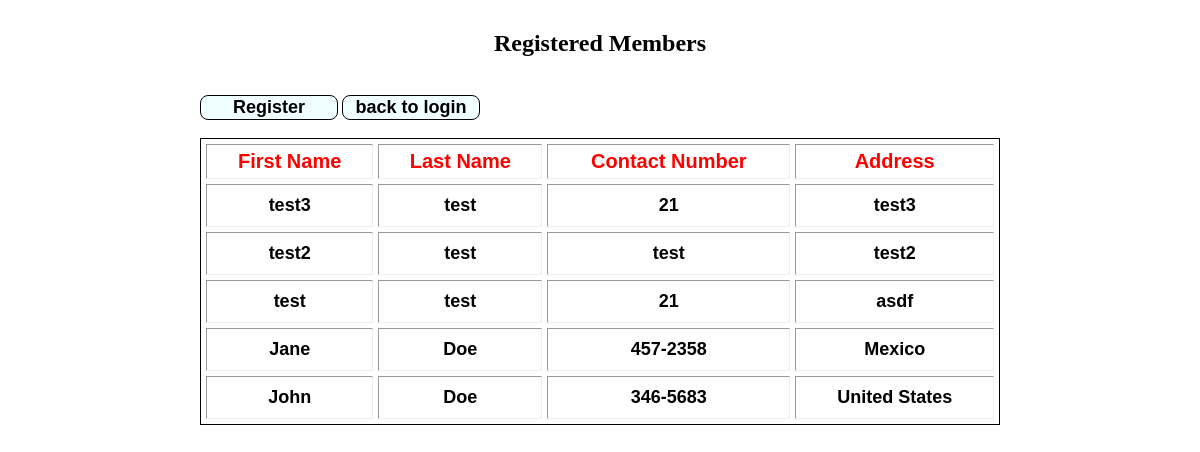
Screenshot of /main.php with the database file from the repository.
### tables this page shows
CREATE TABLE `tbl_member` (
  `tbl_member_id` int(11) NOT NULL,
  `first_name` varchar(100) NOT NULL,
  `last_name` varchar(100) NOT NULL,
  `contact_number` varchar(100) NOT NULL,
  `email` varchar(100) NOT NULL,
  `address` varchar(100) NOT NULL,
  `expiration_date` varchar(100) NOT NULL,
  `active` varchar(1) NOT NULL
);

### main.php (the view, shortened to what this page needs)
<!DOCTYPE html>
<html>
<head>
</head>
<body>
<h2>Registered Members</h2>
<br />
<a href="add_person.php">
	<button type="submit" class="btn_confirm">
		Register
	</button>
</a>
<a href="index.php">
	<button type="submit" class="btn_confirm">
		back to login
	</button>
</a>
<br />
<br />
<table border="1" cellspacing="5" cellpadding="5" width="100%">
	<thead>
		<tr>
			<th>First Name</th>
			<th>Last Name</th>
			<th>Contact Number</th>
			<th>Address</th>
			</tr>
	</thead>
	<tbody>
	<?php
		require_once('db.php');
		$result = $conn->prepare("SELECT * FROM tbl_member ORDER BY tbl_member_id DESC");
		$result->execute();
		for($i=0; $row = $result->fetch(); $i++)
		{
	?>
		<tr>
			<td><label><?php echo $row['first_name']; ?></label></td>
			<td><label><?php echo $row['last_name']; ?></label></td>
			<td><label><?php echo $row['contact_number']; ?></label></td>
			<td><label><?php echo $row['address']; ?></label></td>
		</tr>
		<?php
		}
		?>
	</tbody>
</table>
</body>
</html>

### main.php (style rules this page uses)
body { width:800px; margin:auto; padding:10px; }
td { text-align:center; padding:10px; }
table { margin:auto; border:1px solid; }
label { font-size:18px; color:black; font-weight: bold; font-family: Arial; }
h2 { color:black; text-align:center; }
th { color:red; font-size:20px; font-family: Arial; }
.btn_confirm { color: black; font-size: 18px; font-family: Arial; font-weight: bold; background: azure; border: black 1px solid; border-radius: 8px; width: 138px; cursor:pointer; }
a { text-decoration:none; }

### rows the page displays
tbl_member: first_name "test3", last_name "test", contact_number "21", address "test3"
tbl_member: first_name "test2", last_name "test", contact_number "test", address "test2"
tbl_member: first_name "test", last_name "test", contact_number "21", address "asdf"
tbl_member: first_name "Jane", last_name "Doe", contact_number "457-2358", address "Mexico"
tbl_member: first_name "John", last_name "Doe", contact_number "346-5683", address "United States"
